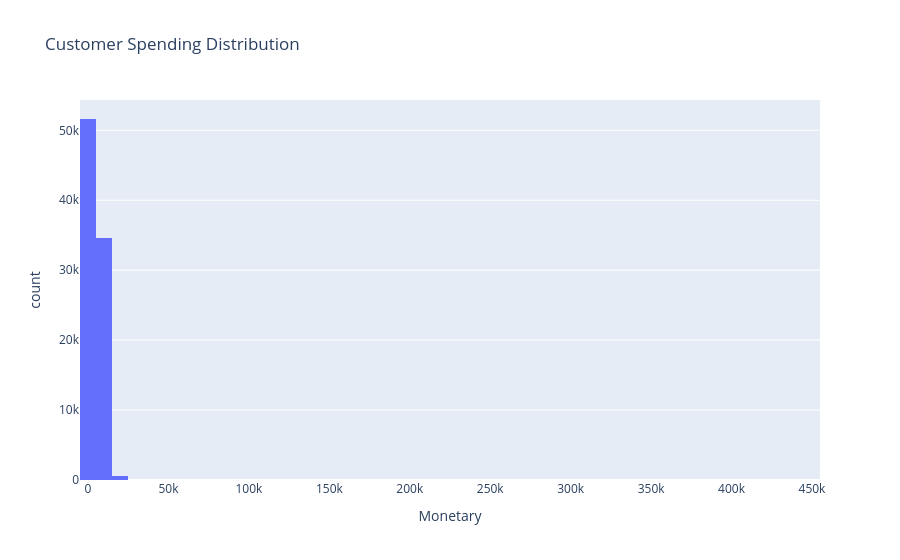

Here is the notebook cell this chart was saved with:
### Code cell
fig = px.histogram(
    rfm,
    x='Monetary',
    nbins=50,
    title='Customer Spending Distribution'
)

fig.show()

### Figure 1 — Plotly figure (JSON) as saved in the notebook; plotly's stock layout.template omitted (floating-point values rounded to 4 significant figures; data arrays with more than 128 entries replaced by an {"elided": "..."} marker saying what was removed)
{"data": [{"bingroup": "x", "hovertemplate": "Monetary=%{x}<br>count=%{y}<extra></extra>", "legendgroup": "", "marker": {"color": "#636efa", "pattern": {"shape": ""}}, "name": "", "nbinsx": 50, "orientation": "v", "showlegend": false, "type": "histogram", "x": {"elided": "86767 float values"}, "xaxis": "x", "yaxis": "y"}], "layout": {"barmode": "relative", "legend": {"tracegroupgap": 0}, "title": {"text": "Customer Spending Distribution"}, "xaxis": {"anchor": "y", "domain": [0, 1], "title": {"text": "Monetary"}}, "yaxis": {"anchor": "x", "domain": [0, 1], "title": {"text": "count"}}}}
